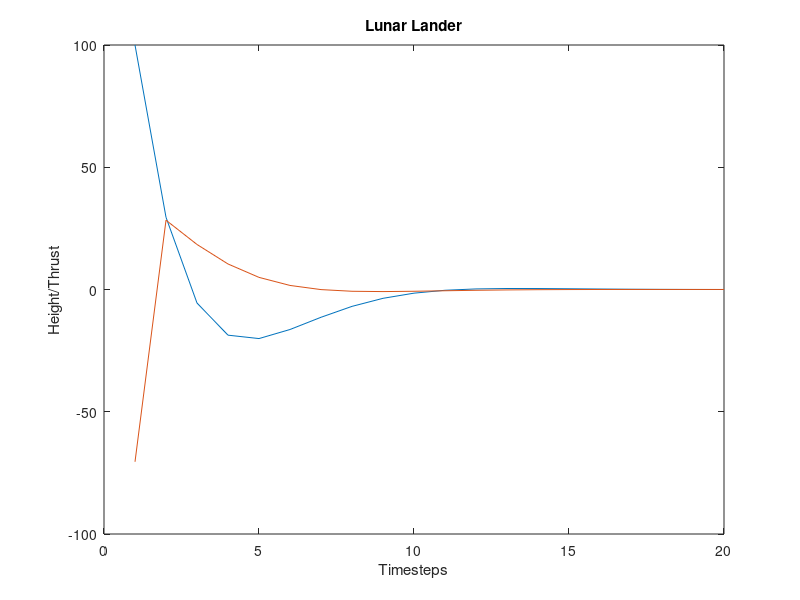

This figure's MATLAB source:
%Where N is the Time Horizon defaults to 20
%Where g is the Vertical Acceleration \ddot{x} defaults to 0 (Place Gravity Here)
function lunar_lander(N, g)
    if nargin < 2, g = 0; end
    if nargin < 1, N = 20; end

    v = 0; %The Vertical Velocity at dt = 1 \dot{x}
    if g == 0 %No Gravity
        Q = eye(2); %Given State Cost
        Q_f = 100 * eye(2); %Final State Cost
        A = [1,1;0,.9];
        B = [0;1];
    else %Affine Solution for Gravity
        Q = eye(2); %Given State Cost
        Q_f = 100 * eye(2); %Final State Cost
        A = [1,1;0,.9];
        B = [0;1];
    end
    R = 10; %Input Cost
    
    K = zeros(N,2);
    P = Q_f;
    K(N,:) = -1* inv(R + (B' * P * B)) * B' * P * A;
    t = N-1;
    while t ~= 0
        P = Q + (A' * P * A) - ((A' * P * B) * inv((R + (B' * P * B))) * (B' * P * A));
        K(t,:) = -1 * ((R + (B' * P * B))^-1) * B' * P * A;
        t = t-1;
    end

    X = zeros(2,N); %Height of Lander at each Timestep @ 1 Velocity @ 2
    U = zeros(1,N); %Downward Thrust of Lander at each Timestep
    fprintf('Time\tHeight\t\tThrust\n');
    for t = 1:N
        if t == 1
            X(1,t) = 100 + v;
            U(1,t) = K(t,:) * [0;100];
            X(2,t) = (.9 * v) + U(t) - g;
        else
            X(1,t) = X(1,t-1) + X(2,t-1);
            U(t) = K(t,:) * X(:,t-1);
            X(2,t) = (.9 *  X(2,t-1)) + U(t) - g;
        end
        fprintf('%i\t\t%f\t%f\n', t, X(1,t), U(t));
    end
    m = plot(X(1,:));
    hold all;
    n = plot(U);
    title('Lunar Lander');
    ylabel('Height/Thrust');
    xlabel('Timesteps');
end
